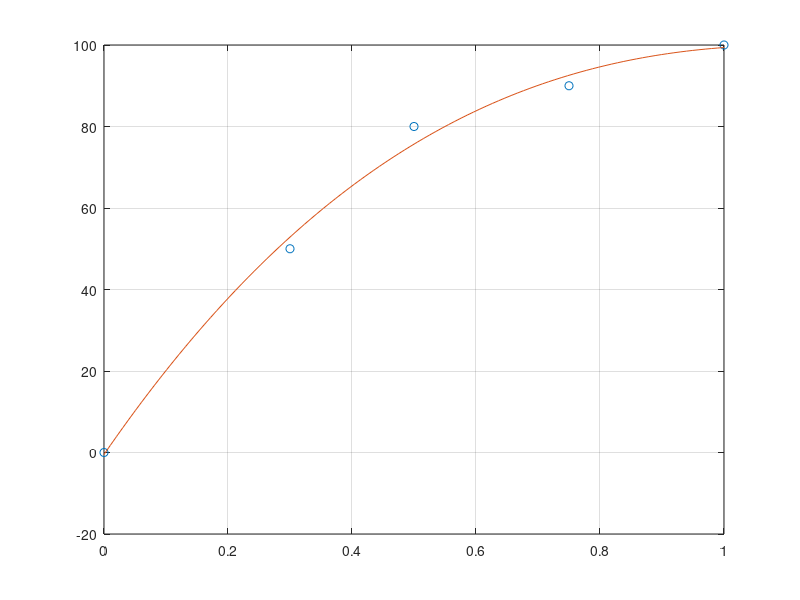

Reproduce this figure in MATLAB.
clc;
clear;
close all;
% 快乐：嘴角上扬状
% 0.8-0.99
x = [0, 0.4, 0.8, 0.95, 1]; % 输入已知的 x 坐标
y = [0, 10, 50, 80, 100]; % 输入已知的 y 坐标
p = polyfit(x, y, 3);
% 愤怒：咬牙切齿挤眼睛状
% 0.2-0.45
x = [0, 0.2, 0.45, 1]; % 输入已知的 x 坐标
y = [0, 50, 80, 100]; % 输入已知的 y 坐标
p = polyfit(x, y, 3);
% 恐惧：挑高眉毛闭嘴状
% 0.3-0.5
x = [0, 0.3, 0.5, 0.75, 1]; % 输入已知的 x 坐标
y = [0, 50, 80, 90, 100]; % 输入已知的 y 坐标
p = polyfit(x, y, 3);
% 惊讶：大张嘴状
% 0.2-0.6
x = [0, 0.2, 0.6, 0.61, 1]; % 输入已知的 x 坐标
y = [0, 50, 80, 95, 100]; % 输入已知的 y 坐标
p = polyfit(x, y, 3);
% 悲伤：嘴角下压状
% 0.2-0.4
x = [0, 0.2, 0.4, 0.8, 1]; % 输入已知的 x 坐标
y = [0, 50, 80, 98, 100]; % 输入已知的 y 坐标
p = polyfit(x, y, 3);
% 厌恶：挤眼睛嘴角下压状
% 0.02-0.05
% 平静：无表情状
% 0.3+

x = [0, 0.3, 0.5, 0.75, 1]; % 输入已知的 x 坐标
y = [0, 50, 80, 90, 100]; % 输入已知的 y 坐标
p = polyfit(x, y, 3);


xx = linspace(min(x), max(x), 100);
yy = polyval(p, xx);
plot(x, y, 'o', xx, yy, '-');
grid on;
disp('拟合多项式解析式:');
disp(p);


